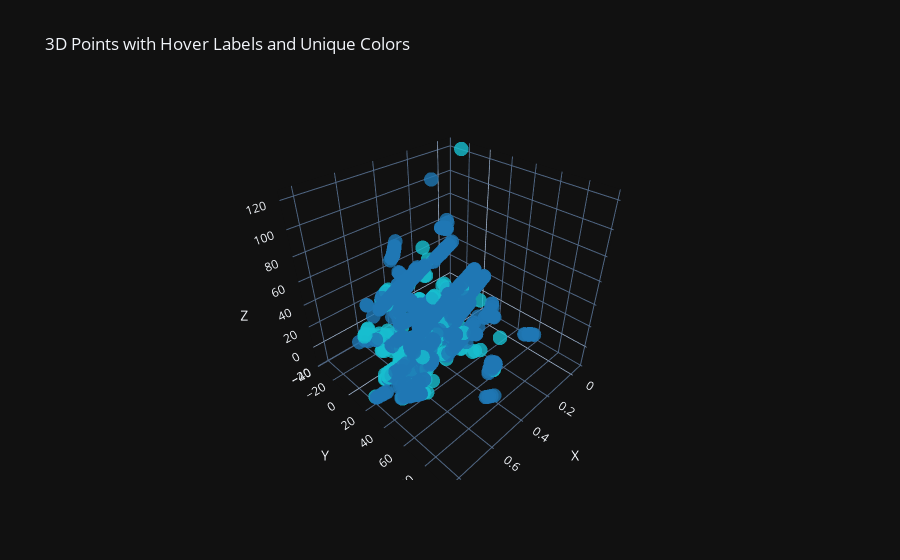

The notebook cell this image was saved under:
### Code cell
unique_labels = list(set(labels))
color_map = plt.cm.get_cmap('tab10', len(unique_labels))  # You can choose any colormap you like
color_dict = {label: color_map(i) for i, label in enumerate(unique_labels)}
colors = np.array([color_dict[label] for label in labels])
colors_hex = [f'rgba({int(c[0]*255)}, {int(c[1]*255)}, {int(c[2]*255)}, {c[3]})' for c in colors]

# Create a 3D scatter plot
fig = go.Figure(data=[go.Scatter3d(
    x=points[:, 0],
    y=points[:, 1],
    z=points[:, 2],
    mode='markers',
    marker=dict(
        size=5,
        color=colors_hex,  # Assign colors to each point
        opacity=0.8
    ),
    hovertext=labels,
    hoverinfo='text'
)])

# Adding labels and title
fig.update_layout(
    scene=dict(
        xaxis_title='X',
        yaxis_title='Y',
        zaxis_title='Z'
    ),
    title='3D Points with Hover Labels and Unique Colors'
)

# Show the plot
fig.show()

### Figure 1 — Plotly figure (JSON) as saved in the notebook; plotly's stock layout.template omitted (floating-point values rounded to 4 significant figures; data arrays with more than 128 entries replaced by an {"elided": "..."} marker saying what was removed)
{"data": [{"hoverinfo": "text", "hovertext": {"elided": "7200 str values"}, "marker": {"color": {"elided": "7200 str values"}, "opacity": 0.8, "size": 5}, "mode": "markers", "x": {"elided": "7200 float values"}, "y": {"elided": "7200 float values"}, "z": {"elided": "7200 float values"}, "type": "scatter3d"}], "layout": {"scene": {"xaxis": {"title": {"text": "X"}}, "yaxis": {"title": {"text": "Y"}}, "zaxis": {"title": {"text": "Z"}}}, "title": {"text": "3D Points with Hover Labels and Unique Colors"}}}
